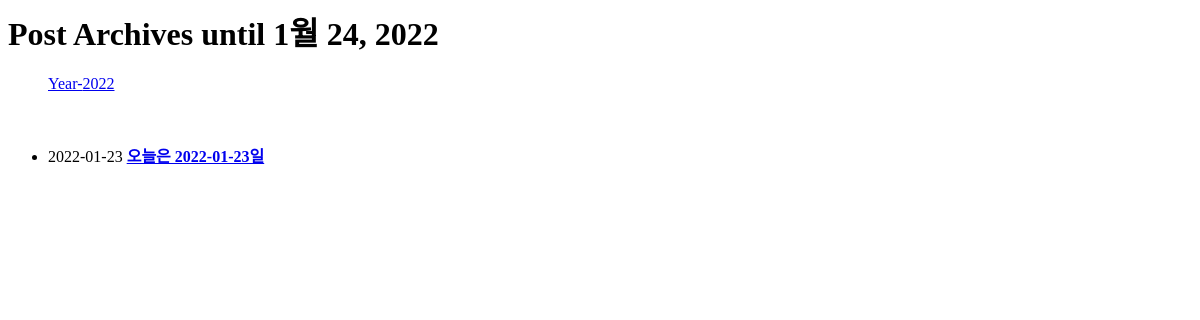
/blog/archive/, run on an earlier commit of the app's database.
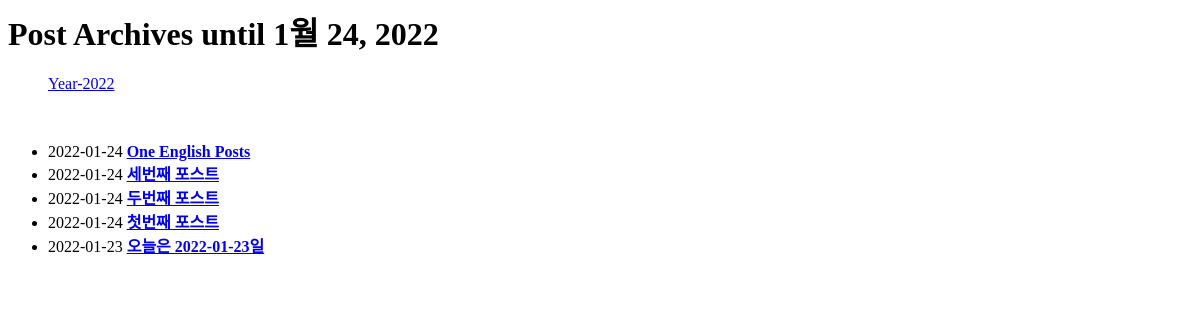
And on a later commit of the database.
### blog/models.py (models this page shows, shortened)
class Post(models.Model):
    title = models.CharField(verbose_name='TITLE', max_length=50)
    slug = models.SlugField('SLUG', unique=True, allow_unicode=True, help_text='one word for title alias')
    description = models.CharField('DESCRIPTION', max_length=100, blank=True, help_text='simple description text')
    content = models.TextField('CONTENT')
    created_dt = models.DateTimeField('CREATE DATE', auto_now_add=True)
    modify_dt = models.DateTimeField('MODIFY DATE', auto_now=True)
    class Meta:
        verbose_name = 'post'
        verbose_name_plural = 'posts'
        db_table = 'blog_posts'
        ordering = ('-modify_dt',)
    def get_absolute_url(self):
        return reverse('blog:post_detail', args=(self.slug,))

### blog/views.py (the view)
# urls.py: path('archive/', views.PostAV.as_view(), name='post_archive'),
class PostAV(ArchiveIndexView):
    model = Post
    date_field = 'modify_dt'

### blog/templates/blog/post_archive.html (shortened to what this page needs)
<h1>Post Archives until {% now "N d, Y" %}</h1>
<ul>
    {% for date in date_list %}
    <li style="display: inline;">
        <a href="{% url 'blog:post_year_archive' date|date:'Y' %}">Year-{{ date|date:"Y" }}</a></li>
    {% endfor %}
</ul>
<div>
    <ul>
        {% for post in object_list %}
        <li>{{ post.modify_dt|date:"Y-m-d" }}
        <a href="{{ post.get_absolute_url }}"><strong>{{ post.title }}</strong></a></li>
        {% endfor %}
    </ul>
</div>

What changed in the data, as far as the page shows it:
added Post: modify_dt "2022-01-24", title "One English Posts"
added Post: modify_dt "2022-01-24", title "세번째 포스트"
added Post: modify_dt "2022-01-24", title "두번째 포스트"
added Post: modify_dt "2022-01-24", title "첫번째 포스트"
